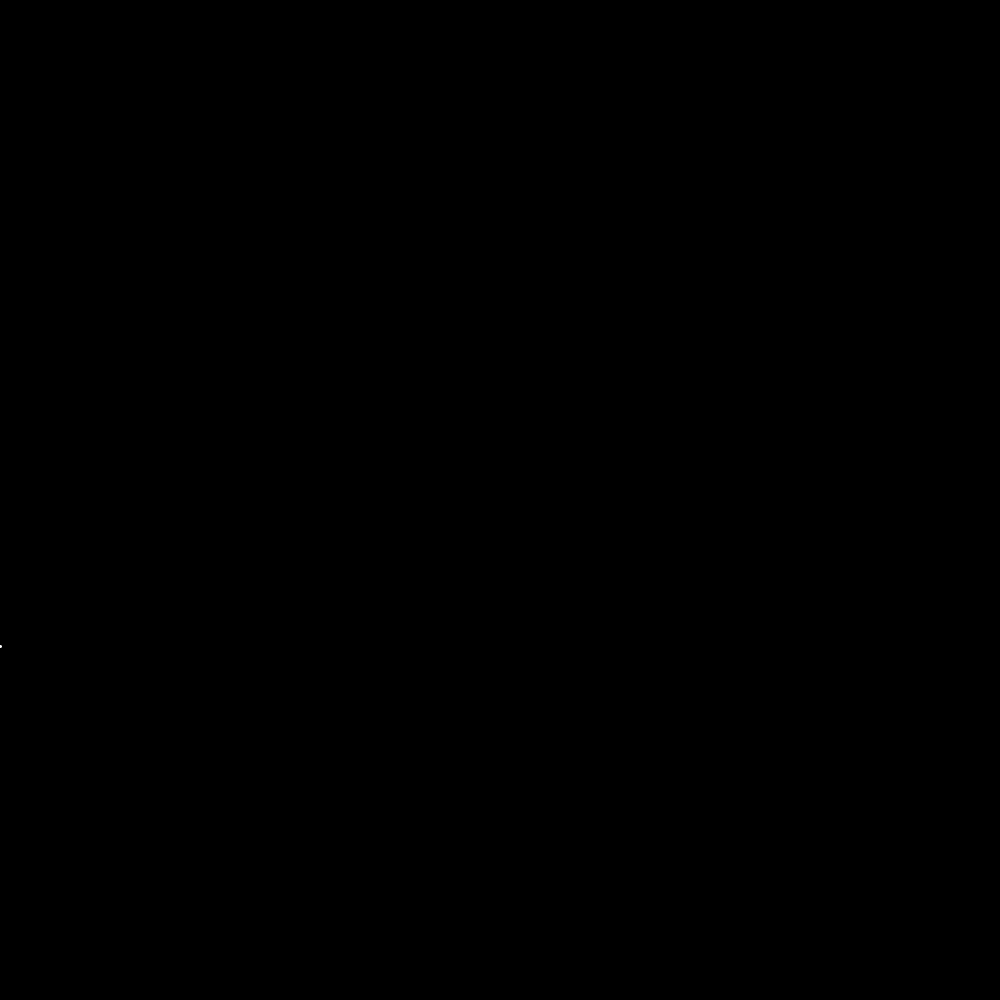
Frame 1 (no input)
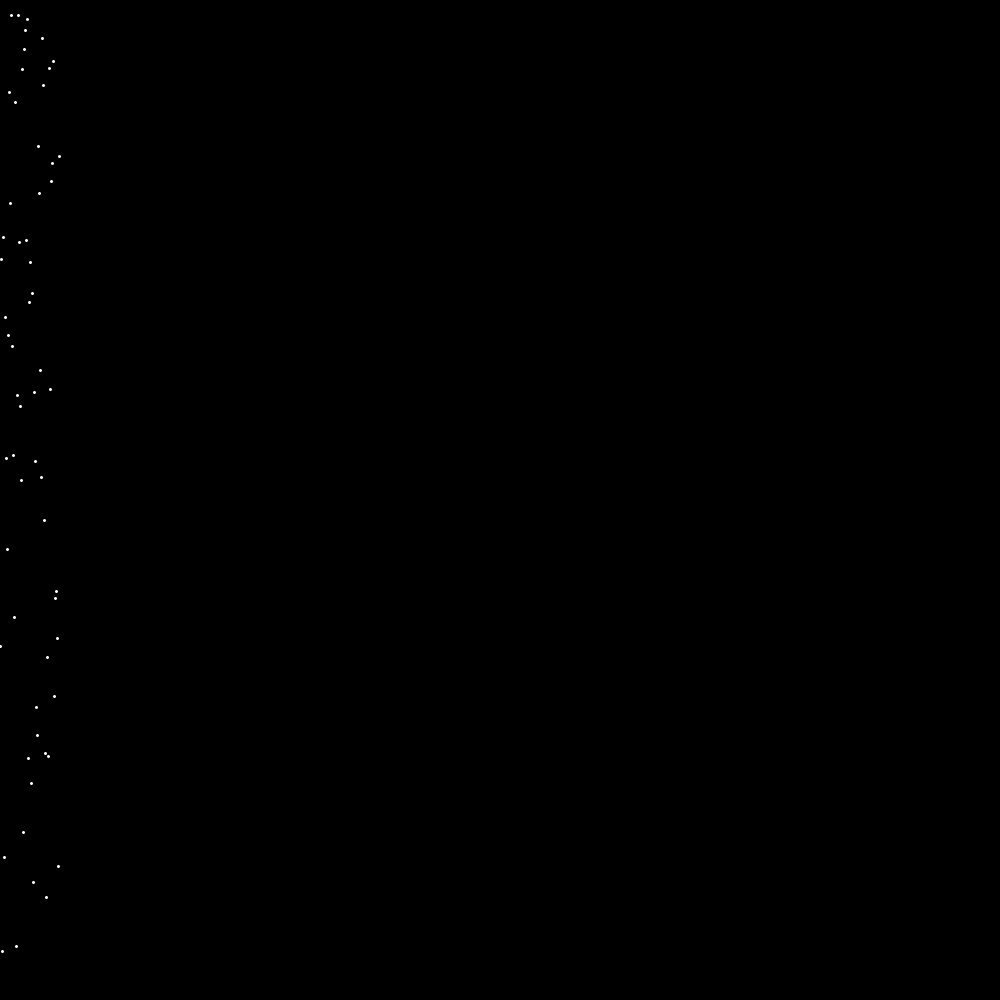
Frame 60 (the mouse pressed at the canvas centre just before this capture)
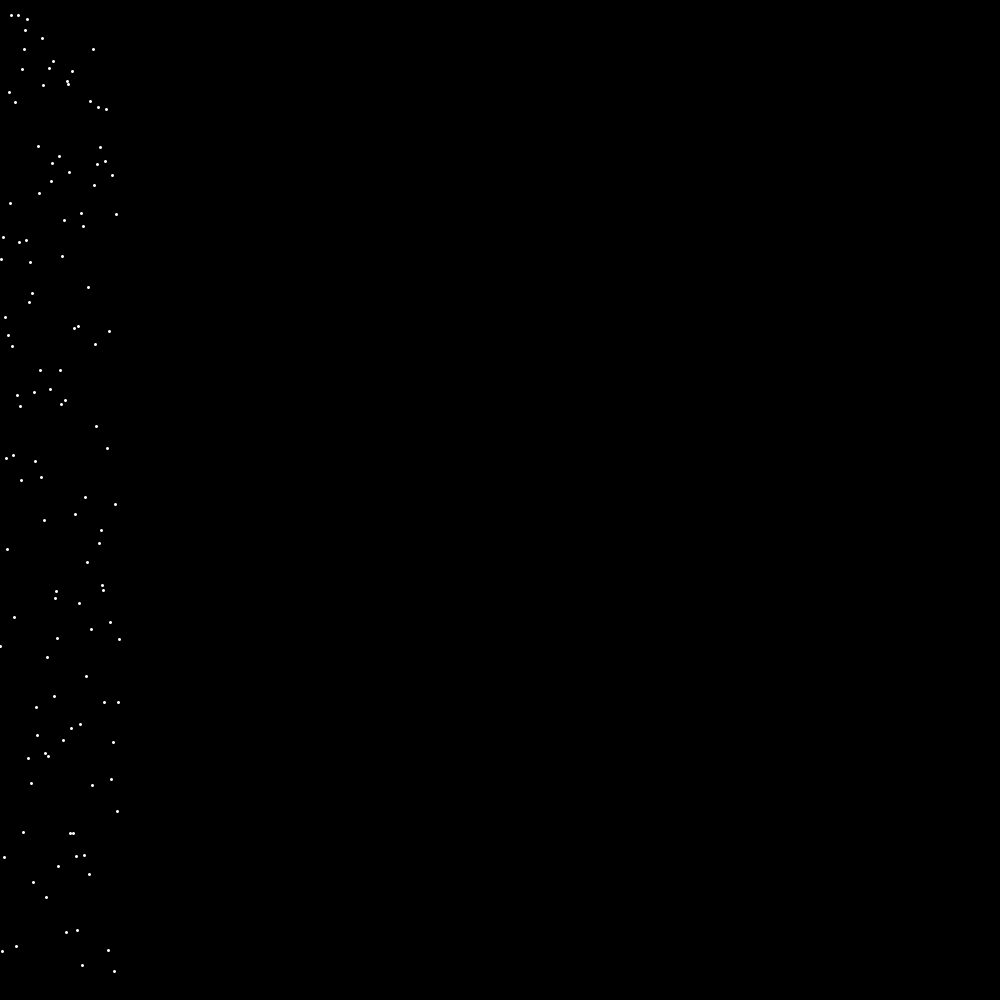
Frame 120 (the mouse held since frame 60 and released just before this capture)

The Processing sketch that drew these frames (run headless with seeded random() and noise(); from frame 60 on, the mouse is pressed at the canvas centre):

// Processing sketch: sketch_161208a_random
// ── sketch_161208a_random.pde
float x = 0;
float y;

void setup() {
  size(1000, 1000);
  background(0);
  frameRate(60);
  strokeWeight(3);
  stroke(255);
  noFill();
}

void draw() {
  y = random(height);
  stroke(255);
  point(x, y);
  if (x < width-5){
    x++;
  } else {
    copy(0, 0, width, height, -1, 0, width, height);
    fill(0);
    noStroke();
    rect(width-1, 0, 10, height);
    x = width-1;
  }
}
